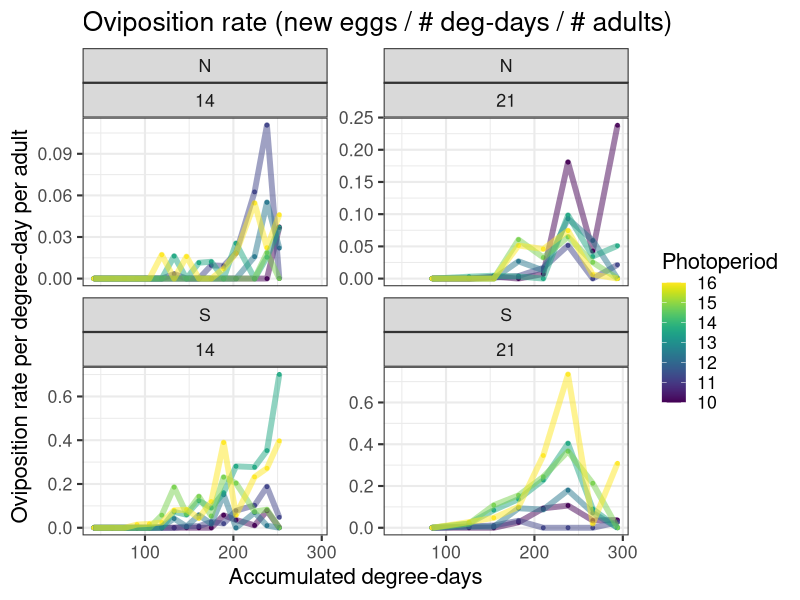
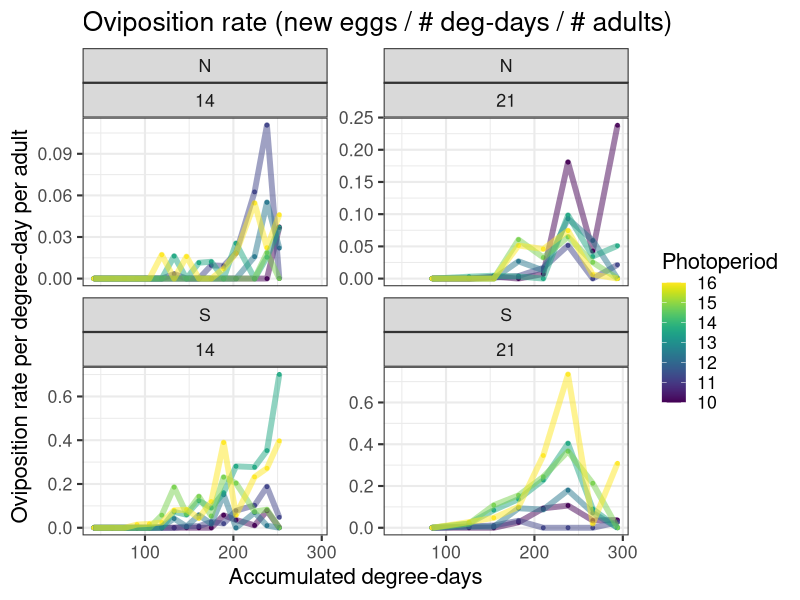

Write R code to recreate these figures, in order.
## Header ----
## Script name: 03_spring_emergence.R
## Purpose of script: Estimate degree-days required for springtime oviposition
## Author: Tyson Wepprich
## Date Created: 2021-02-04
## License: GNU GPLv3
## Email: tyson.wepprich@gmail.com
## ---
## Notes:
## Script makes Figure A1 to show overwinter emergence and oviposition timing
## Both psyllid biotypes tested at 14C and 21C constant after winter diapause
## Number of eggs is key response variable, but bottom of leaf in petri dish
## unobservable as frequently as top, so total eggs per day estimated
## ---

library(dplyr)
library(ggplot2)
library(lubridate)
library(viridis)
library(magrittr)

dat <- read.csv("data/springtime_oviposition.csv", header = TRUE)

# what to do about unknown starting # of adults in each tray?
# we know the # moved and # dead when dishes transferred for 14C trays on 8/2,
# we know the # moved when dishes transferred for 21C trays on 7/23
start14 <- dat %>% 
  filter(Date == as.Date("2018-08-02"), Temperature == 14) %>% 
  group_by(Population, Photoperiod) %>% 
  summarise(StartCount = Dead[1] + StartCount[2])
# assign to correct places in original dataset
dat[which(dat$Temperature == 14 & dat$EggAccumStartDate == as.Date("2018-07-12")), ] %<>%
  mutate(StartCount = rep(start14$StartCount, 9))
start21 <- start14 %>% 
  group_by(Population) %>% 
  mutate(StartCount = round(mean(StartCount)))
dat[which(dat$Temperature == 21 & dat$EggAccumStartDate == as.Date("2018-07-12")), ] %<>%
  mutate(StartCount = rep(start21$StartCount, 4))


# Interpolate # eggs each day ----
# sometimes no adults at end because they all died, but can't have 0 because that messes up division
# estimate eggs on bottom based on cumulative proportion of top eggs
# new eggs can be negative b/c egg det prob means counts can go up or down

dat <- dat %>% 
  group_by(Population, Temperature, Photoperiod, EggAccumStartDate) %>% 
  arrange(Date) %>%
  mutate(maxtop = max(Eggs_top, na.rm = TRUE),
         maxbot = max(Eggs_bottom, na.rm = TRUE),
         CumulPropEggs = ifelse(maxtop > 0,
                                (Eggs_top / maxtop),
                                0),
         Eggs_bottom_imputed = ifelse(is.na(Eggs_bottom), 
                                      round(CumulPropEggs * maxbot),
                                      Eggs_bottom),
         Eggs = Eggs_top + Eggs_bottom_imputed,
         NewEggs = c(NA, diff(Eggs)),
         NumAdultsRaw = StartCount - ifelse(is.na(Dead), 0, Dead),
         NumAdults = c(NumAdultsRaw[1], (NumAdultsRaw[2:length(NumAdultsRaw)] + NumAdultsRaw[1:(length(NumAdultsRaw)-1)])/2)) %>%
  mutate(NewEggs = ifelse(NewEggs < 0, 0, NewEggs)) %>% 
  mutate(OvipRate = NewEggs / 
           as.numeric(difftime(Date, lag(Date, 1), units = "days")) / 
           NumAdults,
         OvipRateDD = NewEggs / 
           c(NA, diff(AccumDD)) / 
           NumAdults,
         DDelapsed = c(NA, diff(AccumDD)),
         RateOffset = log(DDelapsed * NumAdults)) %>% 
  filter(is.na(OvipRate) == FALSE)


theme_set(theme_bw(base_size = 16)) 


# Figure A1 ----
# can change y to be based on day or degree-day
plt <- ggplot(dat, aes(x = AccumDD, y = OvipRateDD, group = Photoperiod, color = Photoperiod)) +
  geom_point(size = 1, alpha = .9) +
  geom_path(size = 2, alpha = .5) +
  scale_color_viridis() +
  facet_wrap(Population~Temperature, scales = "free_y") +
  xlab("Accumulated degree-days") +
  ylab("Oviposition rate per degree-day per adult") +
  ggtitle("Oviposition rate (new eggs / # deg-days / # adults)")
plt

# # alternative based on day
# plt <- ggplot(dat, aes(x = Photoperiod, y = OvipRate, color = AccumDD)) +
#   geom_point(size = 2.5, alpha = .5) +
#   scale_color_viridis() +
#   facet_wrap(Population~Temperature) +
#   theme_bw() +
#   ggtitle("Oviposition rate (new eggs / # days / # adults)")
# plt


ggsave("figures/figS1.png", plot = plt, device = "png", height = 9, width = 12, units = "in")




